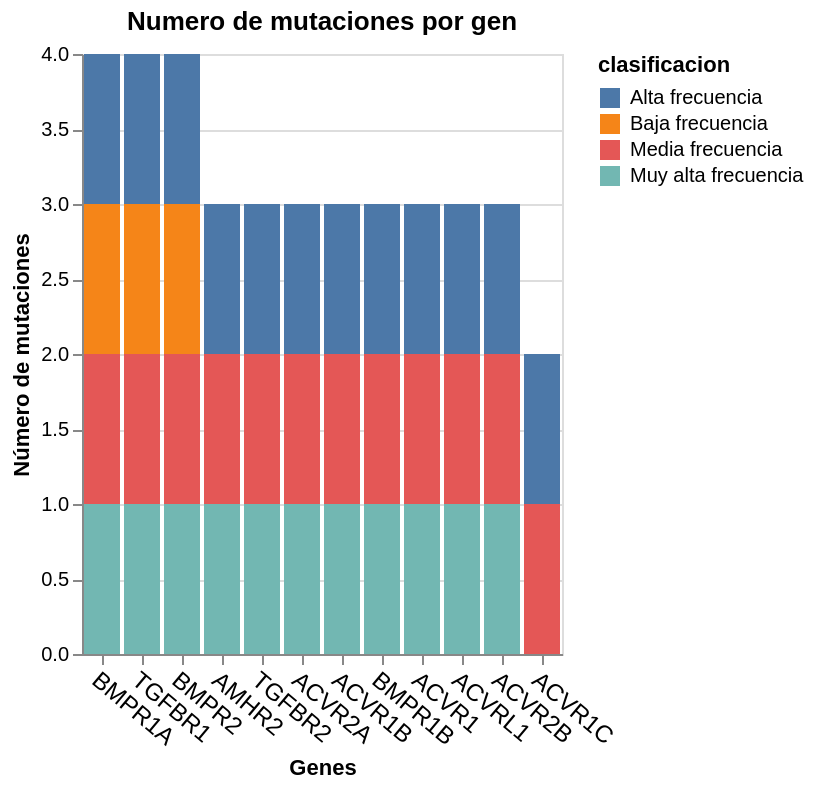

Notebook source saved alongside this figure:
### Code cell
import altair as alt
alt.Chart(df_cancer
).transform_aggregate(
    unique_aa_mutation='distinct(aa_mutation)',
    groupby=['Gen_names','icgc_mutation_id', 'clasificacion', 'Disease']
).mark_bar().encode(
    y=alt.Y('count(unique_aa_mutation):Q', title='Número de mutaciones'),
    x=alt.X('Gen_names', sort='-y', title='Genes',axis=alt.Axis(
              labelAngle=40, labelFontSize=12)),
    color = 'clasificacion'
).properties(
    title="Numero de mutaciones por gen"
)

### Figure 1 — Vega-Lite specification as saved in the notebook (floating-point values rounded to 4 significant figures; data arrays with more than 128 entries replaced by an {"elided": "..."} marker saying what was removed)
{"config": {"view": {"continuousWidth": 300, "continuousHeight": 300}}, "data": {"name": "data-47138ba28c9c7de37b64a6268075e84c"}, "mark": {"type": "bar"}, "encoding": {"color": {"field": "clasificacion", "type": "nominal"}, "x": {"axis": {"labelAngle": 40, "labelFontSize": 12}, "field": "Gen_names", "sort": "-y", "title": "Genes", "type": "nominal"}, "y": {"aggregate": "count", "field": "unique_aa_mutation", "title": "Número de mutaciones", "type": "quantitative"}}, "title": "Numero de mutaciones por gen", "transform": [{"aggregate": [{"op": "distinct", "field": "aa_mutation", "as": "unique_aa_mutation"}], "groupby": ["Gen_names", "icgc_mutation_id", "clasificacion", "Disease"]}], "$schema": "https://vega.github.io/schema/vega-lite/v5.16.3.json", "datasets": {"data-47138ba28c9c7de37b64a6268075e84c": {"elided": "3417 records"}}}
